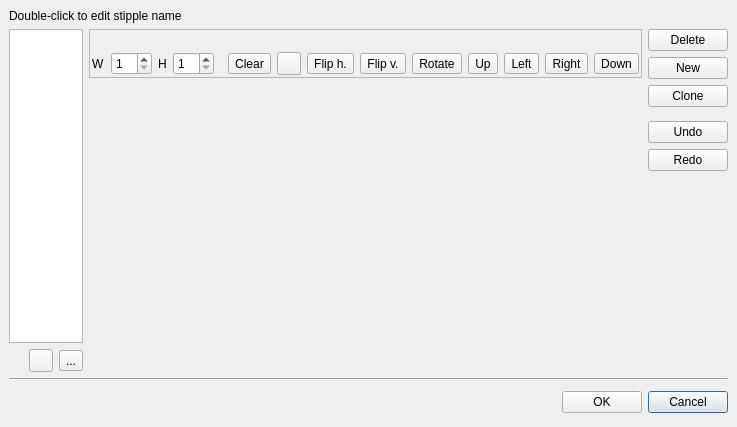
<?xml version="1.0" encoding="UTF-8"?>
<ui version="4.0">
 <class>EditStipplesForm</class>
 <widget class="QDialog" name="EditStipplesForm">
  <property name="geometry">
   <rect>
    <x>0</x>
    <y>0</y>
    <width>737</width>
    <height>427</height>
   </rect>
  </property>
  <property name="windowTitle">
   <string>Edit Stipple Pattern</string>
  </property>
  <layout class="QVBoxLayout">
   <property name="spacing">
    <number>6</number>
   </property>
   <property name="leftMargin">
    <number>9</number>
   </property>
   <property name="topMargin">
    <number>9</number>
   </property>
   <property name="rightMargin">
    <number>9</number>
   </property>
   <property name="bottomMargin">
    <number>9</number>
   </property>
   <item>
    <widget class="QLabel" name="label">
     <property name="sizePolicy">
      <sizepolicy hsizetype="Preferred" vsizetype="Preferred">
       <horstretch>0</horstretch>
       <verstretch>0</verstretch>
      </sizepolicy>
     </property>
     <property name="text">
      <string>Double-click to edit stipple name</string>
     </property>
    </widget>
   </item>
   <item>
    <widget class="QFrame" name="frame5_2">
     <property name="frameShape">
      <enum>QFrame::NoFrame</enum>
     </property>
     <property name="frameShadow">
      <enum>QFrame::Raised</enum>
     </property>
     <layout class="QGridLayout">
      <property name="leftMargin">
       <number>0</number>
      </property>
      <property name="topMargin">
       <number>0</number>
      </property>
      <property name="rightMargin">
       <number>0</number>
      </property>
      <property name="bottomMargin">
       <number>0</number>
      </property>
      <property name="spacing">
       <number>6</number>
      </property>
      <item row="0" column="2" rowspan="2">
       <widget class="QFrame" name="frame6">
        <property name="frameShape">
         <enum>QFrame::NoFrame</enum>
        </property>
        <property name="frameShadow">
         <enum>QFrame::Raised</enum>
        </property>
        <layout class="QVBoxLayout">
         <property name="spacing">
          <number>6</number>
         </property>
         <property name="leftMargin">
          <number>0</number>
         </property>
         <property name="topMargin">
          <number>0</number>
         </property>
         <property name="rightMargin">
          <number>0</number>
         </property>
         <property name="bottomMargin">
          <number>0</number>
         </property>
         <item>
          <widget class="QPushButton" name="delete_button">
           <property name="text">
            <string>Delete</string>
           </property>
          </widget>
         </item>
         <item>
          <widget class="QPushButton" name="new_button">
           <property name="text">
            <string>New</string>
           </property>
          </widget>
         </item>
         <item>
          <widget class="QPushButton" name="clone_button">
           <property name="text">
            <string>Clone</string>
           </property>
          </widget>
         </item>
         <item>
          <spacer>
           <property name="orientation">
            <enum>Qt::Vertical</enum>
           </property>
           <property name="sizeType">
            <enum>QSizePolicy::Fixed</enum>
           </property>
           <property name="sizeHint" stdset="0">
            <size>
             <width>20</width>
             <height>8</height>
            </size>
           </property>
          </spacer>
         </item>
         <item>
          <widget class="QPushButton" name="undo_button">
           <property name="text">
            <string>Undo</string>
           </property>
          </widget>
         </item>
         <item>
          <widget class="QPushButton" name="redo_button">
           <property name="text">
            <string>Redo</string>
           </property>
          </widget>
         </item>
         <item>
          <spacer>
           <property name="orientation">
            <enum>Qt::Vertical</enum>
           </property>
           <property name="sizeType">
            <enum>QSizePolicy::Expanding</enum>
           </property>
           <property name="sizeHint" stdset="0">
            <size>
             <width>46</width>
             <height>111</height>
            </size>
           </property>
          </spacer>
         </item>
        </layout>
       </widget>
      </item>
      <item row="0" column="0" rowspan="2">
       <widget class="QFrame" name="frame_2">
        <property name="frameShape">
         <enum>QFrame::NoFrame</enum>
        </property>
        <property name="frameShadow">
         <enum>QFrame::Raised</enum>
        </property>
        <layout class="QGridLayout">
         <property name="leftMargin">
          <number>0</number>
         </property>
         <property name="topMargin">
          <number>0</number>
         </property>
         <property name="rightMargin">
          <number>0</number>
         </property>
         <property name="bottomMargin">
          <number>0</number>
         </property>
         <property name="spacing">
          <number>6</number>
         </property>
         <item row="1" column="0">
          <spacer>
           <property name="orientation">
            <enum>Qt::Horizontal</enum>
           </property>
           <property name="sizeHint" stdset="0">
            <size>
             <width>37</width>
             <height>20</height>
            </size>
           </property>
          </spacer>
         </item>
         <item row="1" column="1">
          <widget class="QToolButton" name="down_button">
           <property name="icon">
            <iconset resource="../lay/layResources.qrc">
             <normaloff>:/down.png</normaloff>:/down.png</iconset>
           </property>
          </widget>
         </item>
         <item row="0" column="0" colspan="3">
          <widget class="QListWidget" name="stipple_items">
           <property name="sizePolicy">
            <sizepolicy hsizetype="Preferred" vsizetype="Expanding">
             <horstretch>0</horstretch>
             <verstretch>0</verstretch>
            </sizepolicy>
           </property>
           <property name="acceptDrops">
            <bool>true</bool>
           </property>
           <property name="showDropIndicator" stdset="0">
            <bool>false</bool>
           </property>
           <property name="dragEnabled">
            <bool>false</bool>
           </property>
           <property name="alternatingRowColors">
            <bool>false</bool>
           </property>
           <property name="selectionMode">
            <enum>QAbstractItemView::SingleSelection</enum>
           </property>
           <property name="iconSize">
            <size>
             <width>34</width>
             <height>36</height>
            </size>
           </property>
           <property name="movement">
            <enum>QListView::Static</enum>
           </property>
           <property name="viewMode">
            <enum>QListView::ListMode</enum>
           </property>
          </widget>
         </item>
         <item row="1" column="2">
          <widget class="QToolButton" name="up_button">
           <property name="text">
            <string>...</string>
           </property>
           <property name="icon">
            <iconset resource="../lay/layResources.qrc">
             <normaloff>:/up.png</normaloff>:/up.png</iconset>
           </property>
          </widget>
         </item>
        </layout>
       </widget>
      </item>
      <item row="0" column="1">
       <widget class="QFrame" name="frame">
        <property name="sizePolicy">
         <sizepolicy hsizetype="Preferred" vsizetype="Preferred">
          <horstretch>0</horstretch>
          <verstretch>0</verstretch>
         </sizepolicy>
        </property>
        <property name="minimumSize">
         <size>
          <width>0</width>
          <height>0</height>
         </size>
        </property>
        <property name="frameShape">
         <enum>QFrame::StyledPanel</enum>
        </property>
        <property name="frameShadow">
         <enum>QFrame::Raised</enum>
        </property>
        <layout class="QVBoxLayout">
         <property name="spacing">
          <number>6</number>
         </property>
         <property name="leftMargin">
          <number>2</number>
         </property>
         <property name="topMargin">
          <number>2</number>
         </property>
         <property name="rightMargin">
          <number>2</number>
         </property>
         <property name="bottomMargin">
          <number>2</number>
         </property>
         <item>
          <widget class="lay::EditStippleWidget" name="editor">
           <property name="sizePolicy">
            <sizepolicy hsizetype="Fixed" vsizetype="Fixed">
             <horstretch>0</horstretch>
             <verstretch>0</verstretch>
            </sizepolicy>
           </property>
          </widget>
         </item>
         <item>
          <widget class="QFrame" name="toolbar">
           <layout class="QHBoxLayout">
            <property name="spacing">
             <number>6</number>
            </property>
            <property name="leftMargin">
             <number>0</number>
            </property>
            <property name="topMargin">
             <number>0</number>
            </property>
            <property name="rightMargin">
             <number>0</number>
            </property>
            <property name="bottomMargin">
             <number>0</number>
            </property>
            <item>
             <widget class="QLabel" name="label_2">
              <property name="text">
               <string>W</string>
              </property>
             </widget>
            </item>
            <item>
             <widget class="QSpinBox" name="w_spin_box">
              <property name="minimum">
               <number>1</number>
              </property>
              <property name="maximum">
               <number>32</number>
              </property>
             </widget>
            </item>
            <item>
             <widget class="QLabel" name="label_3">
              <property name="text">
               <string>H</string>
              </property>
             </widget>
            </item>
            <item>
             <widget class="QSpinBox" name="h_spin_box">
              <property name="minimum">
               <number>1</number>
              </property>
              <property name="maximum">
               <number>32</number>
              </property>
             </widget>
            </item>
            <item>
             <spacer>
              <property name="orientation">
               <enum>Qt::Horizontal</enum>
              </property>
              <property name="sizeType">
               <enum>QSizePolicy::Fixed</enum>
              </property>
              <property name="sizeHint" stdset="0">
               <size>
                <width>8</width>
                <height>20</height>
               </size>
              </property>
             </spacer>
            </item>
            <item>
             <widget class="QToolButton" name="clear_button">
              <property name="text">
               <string>Clear</string>
              </property>
              <property name="icon">
               <iconset resource="../lay/layResources.qrc">
                <normaloff>:/clear.png</normaloff>:/clear.png</iconset>
              </property>
              <property name="iconSize">
               <size>
                <width>16</width>
                <height>16</height>
               </size>
              </property>
             </widget>
            </item>
            <item>
             <widget class="QToolButton" name="invert_button">
              <property name="icon">
               <iconset resource="../lay/layResources.qrc">
                <normaloff>:/invert.png</normaloff>:/invert.png</iconset>
              </property>
             </widget>
            </item>
            <item>
             <widget class="QToolButton" name="fliph_button">
              <property name="text">
               <string>Flip h.</string>
              </property>
              <property name="icon">
               <iconset resource="../lay/layResources.qrc">
                <normaloff>:/fliph.png</normaloff>:/fliph.png</iconset>
              </property>
             </widget>
            </item>
            <item>
             <widget class="QToolButton" name="flipv_button">
              <property name="text">
               <string>Flip v.</string>
              </property>
              <property name="icon">
               <iconset resource="../lay/layResources.qrc">
                <normaloff>:/flipv.png</normaloff>:/flipv.png</iconset>
              </property>
             </widget>
            </item>
            <item>
             <widget class="QToolButton" name="rotate_button">
              <property name="text">
               <string>Rotate</string>
              </property>
              <property name="icon">
               <iconset resource="../lay/layResources.qrc">
                <normaloff>:/rotate.png</normaloff>:/rotate.png</iconset>
              </property>
             </widget>
            </item>
            <item>
             <widget class="QToolButton" name="sup_button">
              <property name="text">
               <string>Up</string>
              </property>
              <property name="icon">
               <iconset resource="../lay/layResources.qrc">
                <normaloff>:/up.png</normaloff>:/up.png</iconset>
              </property>
             </widget>
            </item>
            <item>
             <widget class="QToolButton" name="sleft_button">
              <property name="text">
               <string>Left</string>
              </property>
              <property name="icon">
               <iconset resource="../lay/layResources.qrc">
                <normaloff>:/left.png</normaloff>:/left.png</iconset>
              </property>
             </widget>
            </item>
            <item>
             <widget class="QToolButton" name="sright_button">
              <property name="text">
               <string>Right</string>
              </property>
              <property name="icon">
               <iconset resource="../lay/layResources.qrc">
                <normaloff>:/right.png</normaloff>:/right.png</iconset>
              </property>
             </widget>
            </item>
            <item>
             <widget class="QToolButton" name="sdown_button">
              <property name="text">
               <string>Down</string>
              </property>
              <property name="icon">
               <iconset resource="../lay/layResources.qrc">
                <normaloff>:/down.png</normaloff>:/down.png</iconset>
              </property>
             </widget>
            </item>
            <item>
             <spacer>
              <property name="orientation">
               <enum>Qt::Horizontal</enum>
              </property>
              <property name="sizeHint" stdset="0">
               <size>
                <width>40</width>
                <height>20</height>
               </size>
              </property>
             </spacer>
            </item>
           </layout>
          </widget>
         </item>
        </layout>
       </widget>
      </item>
      <item row="1" column="1">
       <spacer>
        <property name="orientation">
         <enum>Qt::Vertical</enum>
        </property>
        <property name="sizeHint" stdset="0">
         <size>
          <width>20</width>
          <height>51</height>
         </size>
        </property>
       </spacer>
      </item>
     </layout>
    </widget>
   </item>
   <item>
    <widget class="Line" name="line">
     <property name="orientation">
      <enum>Qt::Horizontal</enum>
     </property>
    </widget>
   </item>
   <item>
    <widget class="QFrame" name="frame5">
     <property name="frameShape">
      <enum>QFrame::NoFrame</enum>
     </property>
     <property name="frameShadow">
      <enum>QFrame::Raised</enum>
     </property>
     <layout class="QHBoxLayout">
      <property name="spacing">
       <number>6</number>
      </property>
      <property name="leftMargin">
       <number>0</number>
      </property>
      <property name="topMargin">
       <number>0</number>
      </property>
      <property name="rightMargin">
       <number>0</number>
      </property>
      <property name="bottomMargin">
       <number>0</number>
      </property>
      <item>
       <spacer>
        <property name="orientation">
         <enum>Qt::Horizontal</enum>
        </property>
        <property name="sizeType">
         <enum>QSizePolicy::Expanding</enum>
        </property>
        <property name="sizeHint" stdset="0">
         <size>
          <width>81</width>
          <height>31</height>
         </size>
        </property>
       </spacer>
      </item>
      <item>
       <widget class="QPushButton" name="ok_button">
        <property name="text">
         <string>OK</string>
        </property>
        <property name="default">
         <bool>true</bool>
        </property>
       </widget>
      </item>
      <item>
       <widget class="QPushButton" name="cancel_button">
        <property name="text">
         <string>Cancel</string>
        </property>
        <property name="default">
         <bool>true</bool>
        </property>
       </widget>
      </item>
     </layout>
    </widget>
   </item>
  </layout>
 </widget>
 <layoutdefault spacing="6" margin="11"/>
 <customwidgets>
  <customwidget>
   <class>lay::EditStippleWidget</class>
   <extends>QLabel</extends>
   <header>layEditStippleWidget.h</header>
  </customwidget>
 </customwidgets>
 <resources>
  <include location="../lay/layResources.qrc"/>
 </resources>
 <connections>
  <connection>
   <sender>ok_button</sender>
   <signal>clicked()</signal>
   <receiver>EditStipplesForm</receiver>
   <slot>accept()</slot>
   <hints>
    <hint type="sourcelabel">
     <x>182</x>
     <y>334</y>
    </hint>
    <hint type="destinationlabel">
     <x>163</x>
     <y>178</y>
    </hint>
   </hints>
  </connection>
  <connection>
   <sender>cancel_button</sender>
   <signal>clicked()</signal>
   <receiver>EditStipplesForm</receiver>
   <slot>reject()</slot>
   <hints>
    <hint type="sourcelabel">
     <x>275</x>
     <y>334</y>
    </hint>
    <hint type="destinationlabel">
     <x>163</x>
     <y>178</y>
    </hint>
   </hints>
  </connection>
 </connections>
</ui>
